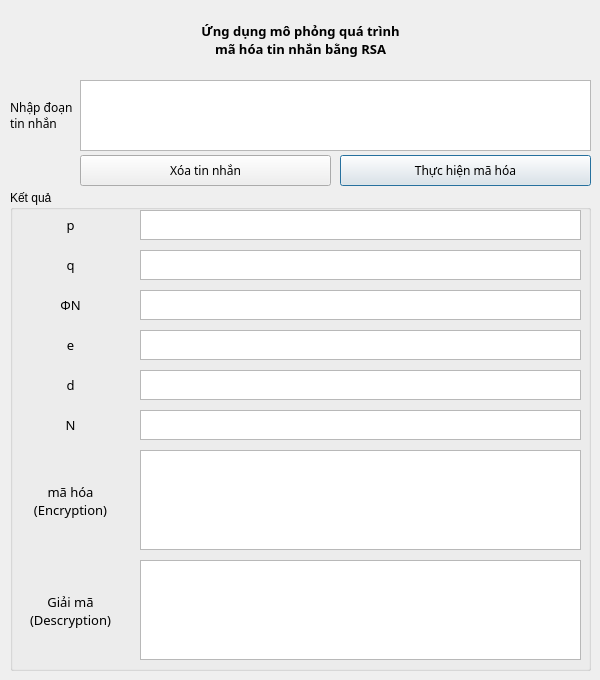
<?xml version="1.0" encoding="UTF-8"?>
<ui version="4.0">
 <class>MainWindow</class>
 <widget class="QDialog" name="MainWindow">
  <property name="geometry">
   <rect>
    <x>0</x>
    <y>0</y>
    <width>600</width>
    <height>680</height>
   </rect>
  </property>
  <property name="windowTitle">
   <string>RSA</string>
  </property>
  <property name="sizeGripEnabled">
   <bool>false</bool>
  </property>
  <widget class="QLabel" name="lbTittle">
   <property name="geometry">
    <rect>
     <x>0</x>
     <y>9</y>
     <width>601</width>
     <height>61</height>
    </rect>
   </property>
   <property name="font">
    <font>
     <family>JetBrains Mono</family>
     <pointsize>10</pointsize>
     <weight>75</weight>
     <italic>false</italic>
     <bold>true</bold>
     <underline>false</underline>
     <strikeout>false</strikeout>
     <kerning>true</kerning>
    </font>
   </property>
   <property name="layoutDirection">
    <enum>Qt::LeftToRight</enum>
   </property>
   <property name="autoFillBackground">
    <bool>true</bool>
   </property>
   <property name="text">
    <string>Ứng dụng mô phỏng quá trình
mã hóa tin nhắn bằng RSA</string>
   </property>
   <property name="alignment">
    <set>Qt::AlignCenter</set>
   </property>
   <property name="wordWrap">
    <bool>false</bool>
   </property>
   <property name="openExternalLinks">
    <bool>false</bool>
   </property>
  </widget>
  <widget class="QTextEdit" name="txtInput">
   <property name="geometry">
    <rect>
     <x>80</x>
     <y>80</y>
     <width>511</width>
     <height>71</height>
    </rect>
   </property>
  </widget>
  <widget class="QLabel" name="lbMsg">
   <property name="geometry">
    <rect>
     <x>10</x>
     <y>80</y>
     <width>71</width>
     <height>71</height>
    </rect>
   </property>
   <property name="font">
    <font>
     <family>JetBrains Mono</family>
    </font>
   </property>
   <property name="text">
    <string>Nhập đoạn 
tin nhắn</string>
   </property>
  </widget>
  <widget class="QPushButton" name="btnEnc">
   <property name="geometry">
    <rect>
     <x>340</x>
     <y>155</y>
     <width>251</width>
     <height>31</height>
    </rect>
   </property>
   <property name="font">
    <font>
     <family>JetBrains Mono</family>
    </font>
   </property>
   <property name="text">
    <string>Thực hiện mã hóa</string>
   </property>
  </widget>
  <widget class="QGroupBox" name="gbtnResult">
   <property name="geometry">
    <rect>
     <x>10</x>
     <y>190</y>
     <width>581</width>
     <height>481</height>
    </rect>
   </property>
   <property name="title">
    <string>Kết quả</string>
   </property>
   <widget class="QLabel" name="lbP">
    <property name="geometry">
     <rect>
      <x>10</x>
      <y>20</y>
      <width>101</width>
      <height>30</height>
     </rect>
    </property>
    <property name="font">
     <font>
      <family>JetBrains Mono</family>
      <pointsize>10</pointsize>
     </font>
    </property>
    <property name="text">
     <string>p</string>
    </property>
    <property name="alignment">
     <set>Qt::AlignCenter</set>
    </property>
   </widget>
   <widget class="QTextEdit" name="txtP">
    <property name="geometry">
     <rect>
      <x>130</x>
      <y>20</y>
      <width>441</width>
      <height>30</height>
     </rect>
    </property>
    <property name="font">
     <font>
      <family>JetBrains Mono</family>
      <pointsize>10</pointsize>
     </font>
    </property>
    <property name="readOnly">
     <bool>false</bool>
    </property>
   </widget>
   <widget class="QLabel" name="lbQ">
    <property name="geometry">
     <rect>
      <x>10</x>
      <y>60</y>
      <width>101</width>
      <height>30</height>
     </rect>
    </property>
    <property name="font">
     <font>
      <family>JetBrains Mono</family>
      <pointsize>10</pointsize>
     </font>
    </property>
    <property name="text">
     <string>q</string>
    </property>
    <property name="alignment">
     <set>Qt::AlignCenter</set>
    </property>
   </widget>
   <widget class="QTextEdit" name="txtQ">
    <property name="geometry">
     <rect>
      <x>130</x>
      <y>60</y>
      <width>441</width>
      <height>30</height>
     </rect>
    </property>
    <property name="font">
     <font>
      <family>JetBrains Mono</family>
      <pointsize>10</pointsize>
     </font>
    </property>
    <property name="readOnly">
     <bool>true</bool>
    </property>
   </widget>
   <widget class="QLabel" name="lbphiN">
    <property name="geometry">
     <rect>
      <x>10</x>
      <y>100</y>
      <width>101</width>
      <height>30</height>
     </rect>
    </property>
    <property name="font">
     <font>
      <family>JetBrains Mono</family>
      <pointsize>10</pointsize>
     </font>
    </property>
    <property name="text">
     <string>ΦN</string>
    </property>
    <property name="alignment">
     <set>Qt::AlignCenter</set>
    </property>
   </widget>
   <widget class="QTextEdit" name="txtPhiN">
    <property name="geometry">
     <rect>
      <x>130</x>
      <y>100</y>
      <width>441</width>
      <height>30</height>
     </rect>
    </property>
    <property name="font">
     <font>
      <family>JetBrains Mono</family>
      <pointsize>10</pointsize>
     </font>
    </property>
    <property name="readOnly">
     <bool>true</bool>
    </property>
   </widget>
   <widget class="QLabel" name="lbE">
    <property name="geometry">
     <rect>
      <x>10</x>
      <y>140</y>
      <width>101</width>
      <height>30</height>
     </rect>
    </property>
    <property name="font">
     <font>
      <family>JetBrains Mono</family>
      <pointsize>10</pointsize>
     </font>
    </property>
    <property name="text">
     <string>e</string>
    </property>
    <property name="alignment">
     <set>Qt::AlignCenter</set>
    </property>
   </widget>
   <widget class="QTextEdit" name="txtxE">
    <property name="geometry">
     <rect>
      <x>130</x>
      <y>140</y>
      <width>441</width>
      <height>30</height>
     </rect>
    </property>
    <property name="font">
     <font>
      <family>JetBrains Mono</family>
      <pointsize>10</pointsize>
     </font>
    </property>
    <property name="readOnly">
     <bool>true</bool>
    </property>
   </widget>
   <widget class="QLabel" name="lbD">
    <property name="geometry">
     <rect>
      <x>10</x>
      <y>180</y>
      <width>101</width>
      <height>30</height>
     </rect>
    </property>
    <property name="font">
     <font>
      <family>JetBrains Mono</family>
      <pointsize>10</pointsize>
     </font>
    </property>
    <property name="text">
     <string>d</string>
    </property>
    <property name="alignment">
     <set>Qt::AlignCenter</set>
    </property>
   </widget>
   <widget class="QTextEdit" name="txtD">
    <property name="geometry">
     <rect>
      <x>130</x>
      <y>180</y>
      <width>441</width>
      <height>30</height>
     </rect>
    </property>
    <property name="font">
     <font>
      <family>JetBrains Mono</family>
      <pointsize>10</pointsize>
     </font>
    </property>
    <property name="readOnly">
     <bool>true</bool>
    </property>
   </widget>
   <widget class="QLabel" name="lbEnc">
    <property name="geometry">
     <rect>
      <x>10</x>
      <y>260</y>
      <width>101</width>
      <height>101</height>
     </rect>
    </property>
    <property name="font">
     <font>
      <family>JetBrains Mono</family>
      <pointsize>10</pointsize>
     </font>
    </property>
    <property name="text">
     <string>mã hóa
(Encryption)</string>
    </property>
    <property name="alignment">
     <set>Qt::AlignCenter</set>
    </property>
   </widget>
   <widget class="QTextEdit" name="txtEnc">
    <property name="geometry">
     <rect>
      <x>130</x>
      <y>260</y>
      <width>441</width>
      <height>100</height>
     </rect>
    </property>
    <property name="font">
     <font>
      <family>JetBrains Mono</family>
      <pointsize>10</pointsize>
     </font>
    </property>
    <property name="readOnly">
     <bool>true</bool>
    </property>
   </widget>
   <widget class="QLabel" name="lbDes">
    <property name="geometry">
     <rect>
      <x>10</x>
      <y>370</y>
      <width>101</width>
      <height>101</height>
     </rect>
    </property>
    <property name="font">
     <font>
      <family>JetBrains Mono</family>
      <pointsize>10</pointsize>
     </font>
    </property>
    <property name="text">
     <string>Giải mã
(Descryption)</string>
    </property>
    <property name="alignment">
     <set>Qt::AlignCenter</set>
    </property>
   </widget>
   <widget class="QTextEdit" name="txtDes">
    <property name="geometry">
     <rect>
      <x>130</x>
      <y>370</y>
      <width>441</width>
      <height>100</height>
     </rect>
    </property>
    <property name="font">
     <font>
      <family>JetBrains Mono</family>
      <pointsize>10</pointsize>
     </font>
    </property>
    <property name="readOnly">
     <bool>true</bool>
    </property>
   </widget>
   <widget class="QLabel" name="lbN">
    <property name="geometry">
     <rect>
      <x>10</x>
      <y>220</y>
      <width>101</width>
      <height>30</height>
     </rect>
    </property>
    <property name="font">
     <font>
      <family>JetBrains Mono</family>
      <pointsize>10</pointsize>
     </font>
    </property>
    <property name="text">
     <string>N</string>
    </property>
    <property name="alignment">
     <set>Qt::AlignCenter</set>
    </property>
   </widget>
   <widget class="QTextEdit" name="txtN">
    <property name="geometry">
     <rect>
      <x>130</x>
      <y>220</y>
      <width>441</width>
      <height>30</height>
     </rect>
    </property>
    <property name="font">
     <font>
      <family>JetBrains Mono</family>
      <pointsize>10</pointsize>
     </font>
    </property>
    <property name="readOnly">
     <bool>true</bool>
    </property>
   </widget>
  </widget>
  <widget class="QPushButton" name="btnClean">
   <property name="geometry">
    <rect>
     <x>80</x>
     <y>155</y>
     <width>251</width>
     <height>31</height>
    </rect>
   </property>
   <property name="font">
    <font>
     <family>JetBrains Mono</family>
    </font>
   </property>
   <property name="text">
    <string>Xóa tin nhắn</string>
   </property>
  </widget>
 </widget>
 <resources/>
 <connections/>
</ui>
